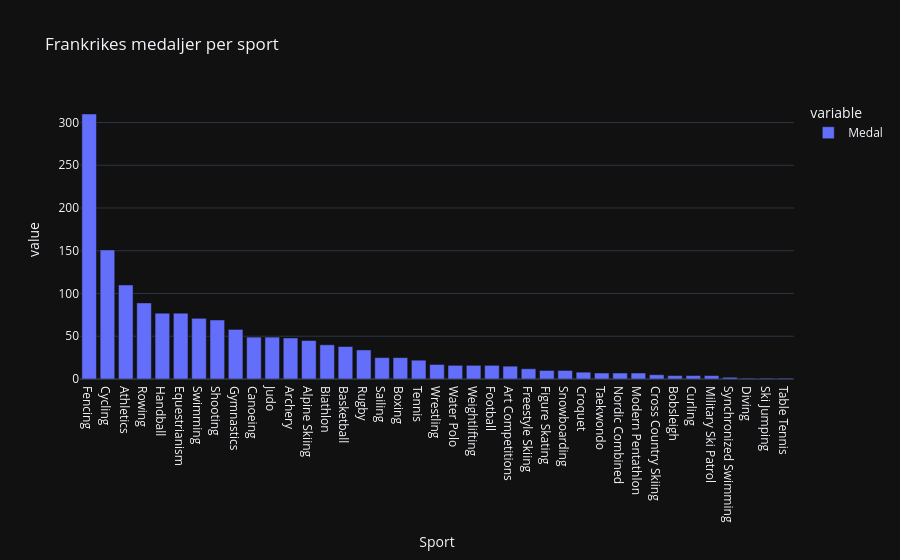

The notebook cell saved with this chart:
### Code cell
px.bar(medals_per_sport, title="Frankrikes medaljer per sport")

### Figure 1 — Plotly figure (JSON) as saved in the notebook; plotly's stock layout.template omitted (floating-point values rounded to 4 significant figures)
{"data": [{"hovertemplate": "variable=Medal<br>Sport=%{x}<br>value=%{y}<extra></extra>", "legendgroup": "Medal", "marker": {"color": "#636efa", "pattern": {"shape": ""}}, "name": "Medal", "orientation": "v", "showlegend": true, "textposition": "auto", "x": ["Fencing", "Cycling", "Athletics", "Rowing", "Handball", "Equestrianism", "Swimming", "Shooting", "Gymnastics", "Canoeing", "Judo", "Archery", "Alpine Skiing", "Biathlon", "Basketball", "Rugby", "Sailing", "Boxing", "Tennis", "Wrestling", "Water Polo", "Weightlifting", "Football", "Art Competitions", "Freestyle Skiing", "Figure Skating", "Snowboarding", "Croquet", "Taekwondo", "Nordic Combined", "Modern Pentathlon", "Cross Country Skiing", "Bobsleigh", "Curling", "Military Ski Patrol", "Synchronized Swimming", "Diving", "Ski Jumping", "Table Tennis"], "xaxis": "x", "y": [310, 151, 110, 89, 77, 77, 71, 69, 58, 49, 49, 48, 45, 40, 38, 34, 25, 25, 22, 17, 16, 16, 16, 15, 12, 10, 10, 8, 7, 7, 7, 5, 4, 4, 4, 2, 1, 1, 1], "yaxis": "y", "type": "bar"}], "layout": {"xaxis": {"anchor": "y", "domain": [0.0, 1.0], "title": {"text": "Sport"}}, "yaxis": {"anchor": "x", "domain": [0.0, 1.0], "title": {"text": "value"}}, "legend": {"title": {"text": "variable"}, "tracegroupgap": 0}, "title": {"text": "Frankrikes medaljer per sport"}, "barmode": "relative"}}
